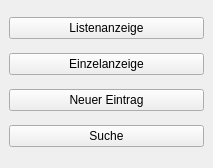
<?xml version="1.0" encoding="UTF-8"?>
<ui version="4.0">
 <class>MainWindow</class>
 <widget class="QMainWindow" name="MainWindow">
  <property name="geometry">
   <rect>
    <x>0</x>
    <y>0</y>
    <width>213</width>
    <height>168</height>
   </rect>
  </property>
  <property name="windowTitle">
   <string>Datenbank</string>
  </property>
  <widget class="QWidget" name="centralwidget">
   <layout class="QVBoxLayout" name="verticalLayout">
    <item>
     <widget class="QPushButton" name="button_listenanzeige">
      <property name="text">
       <string>Listenanzeige</string>
      </property>
     </widget>
    </item>
    <item>
     <widget class="QPushButton" name="button_einzelanzeige">
      <property name="text">
       <string>Einzelanzeige</string>
      </property>
     </widget>
    </item>
    <item>
     <widget class="QPushButton" name="button_neuer_eintrag">
      <property name="text">
       <string>Neuer Eintrag</string>
      </property>
     </widget>
    </item>
    <item>
     <widget class="QPushButton" name="button_suche">
      <property name="text">
       <string>Suche</string>
      </property>
     </widget>
    </item>
   </layout>
  </widget>
 </widget>
 <resources/>
 <connections/>
</ui>
